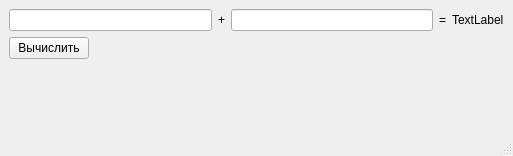
<?xml version="1.0" encoding="UTF-8"?>
<ui version="4.0">
 <class>MainWindow</class>
 <widget class="QMainWindow" name="MainWindow">
  <property name="geometry">
   <rect>
    <x>0</x>
    <y>0</y>
    <width>513</width>
    <height>156</height>
   </rect>
  </property>
  <property name="windowTitle">
   <string>MainWindow</string>
  </property>
  <widget class="QWidget" name="centralwidget">
   <layout class="QVBoxLayout" name="verticalLayout">
    <item>
     <layout class="QHBoxLayout" name="horizontalLayout">
      <item>
       <widget class="QLineEdit" name="lineEditA"/>
      </item>
      <item>
       <widget class="QLabel" name="label_2">
        <property name="text">
         <string>+</string>
        </property>
       </widget>
      </item>
      <item>
       <widget class="QLineEdit" name="lineEditB"/>
      </item>
      <item>
       <widget class="QLabel" name="label_3">
        <property name="text">
         <string>=</string>
        </property>
       </widget>
      </item>
      <item>
       <widget class="QLabel" name="resultLabel">
        <property name="text">
         <string>TextLabel</string>
        </property>
       </widget>
      </item>
     </layout>
    </item>
    <item>
     <layout class="QHBoxLayout" name="horizontalLayout_2">
      <item>
       <widget class="QPushButton" name="buttonCalculate">
        <property name="text">
         <string>Вычислить</string>
        </property>
       </widget>
      </item>
      <item>
       <spacer name="horizontalSpacer">
        <property name="orientation">
         <enum>Qt::Horizontal</enum>
        </property>
        <property name="sizeHint" stdset="0">
         <size>
          <width>40</width>
          <height>20</height>
         </size>
        </property>
       </spacer>
      </item>
     </layout>
    </item>
    <item>
     <spacer name="verticalSpacer">
      <property name="orientation">
       <enum>Qt::Vertical</enum>
      </property>
      <property name="sizeHint" stdset="0">
       <size>
        <width>20</width>
        <height>34</height>
       </size>
      </property>
     </spacer>
    </item>
   </layout>
  </widget>
  <widget class="QMenuBar" name="menubar">
   <property name="geometry">
    <rect>
     <x>0</x>
     <y>0</y>
     <width>513</width>
     <height>20</height>
    </rect>
   </property>
  </widget>
  <widget class="QStatusBar" name="statusbar"/>
 </widget>
 <resources/>
 <connections/>
</ui>
